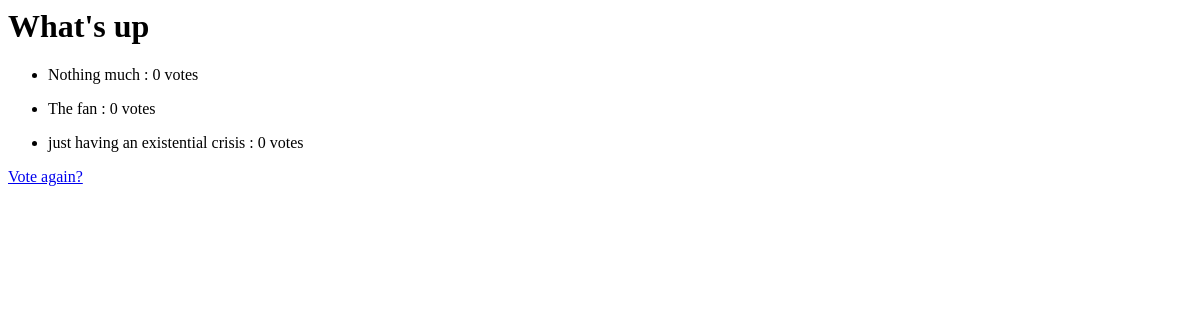
/polls/1/results/, run on an earlier commit of the app's database.
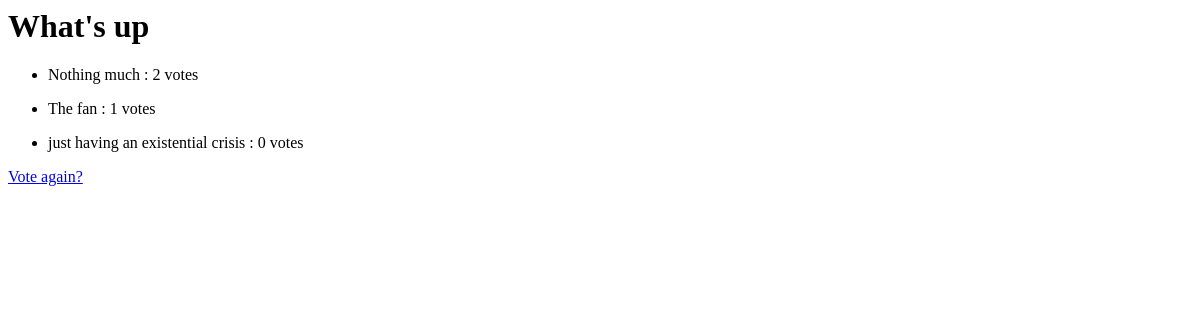
And on a later commit of the database.
### polls/models.py (models this page shows, shortened)
class Choice(models.Model):
    question = models.ForeignKey(Question, on_delete=models.CASCADE)
    choice_text = models.CharField(max_length=200)
    votes = models.IntegerField(default=0)

### polls/views.py (the view)
# urls.py: path('<int:pk>/results/', views.QuestionResultsView.as_view(), name='question-results'),
class QuestionResultsView(generic.DetailView):
    model = Question
    template_name = 'polls/results.html'

### polls/templates/polls/results.html
<h1>{{ question.question_text }}</h1>
{% for choice in question.choice_set.all %}
    <ul>
        <li>{{ choice.choice_text }} : {{ choice.votes }} votes</li>
    </ul>
{% endfor %}
<a href="{% url 'polls:question-detail' question.id %}">Vote again?</a>

What changed in the data, as far as the page shows it:
changed Choice "Nothing much": votes "0" → "2"
changed Choice "The fan": votes "0" → "1"
